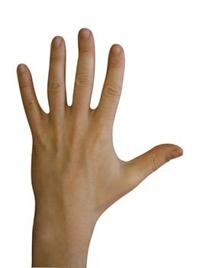
#> input picture data/mltest/LH/resize_1.jpg, 200 x 268 px, given in place of the camera
$ python test.py
#> lines starting #> are read from the running program, lines starting #| are printed output that depends on the picture; after the words box and inside, x2 and y2 are one past the last pixel; in counts of white or black regions, pixels touching at a corner belong together
from core import *
import cv2
import numpy as np

IMAGE_SIZE = 100


cap = cv2.VideoCapture(1)

while True:
	ret,frame = cap.read()
#> frame is the input picture: shape (268, 200, 3); mean B, G, R 195.8, 207.2, 219.4


	img = cv2.cvtColor(frame, cv2.COLOR_BGR2GRAY)
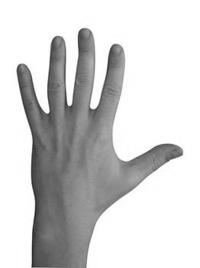
#> img: shape (268, 200); min 26, max 255, mean 209.6
	img = cv2.resize(img, (IMAGE_SIZE, IMAGE_SIZE))
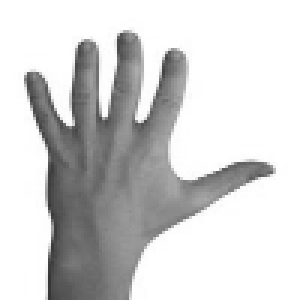
#> img: shape (100, 100) (shown 3 times larger); min 53, max 255, mean 209.5
	img = cv2.medianBlur(img,5)
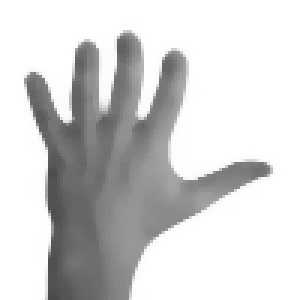
#> img: shape (100, 100) (shown 3 times larger); min 75, max 255, mean 210.3
	img = cv2.adaptiveThreshold(img,255,cv2.ADAPTIVE_THRESH_GAUSSIAN_C,cv2.THRESH_BINARY_INV,11,2)
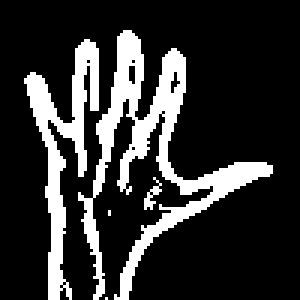
#> img: shape (100, 100) (shown 3 times larger); 19.4% white; 5 white regions (2 under 20 px), largest, box (x1, y1, x2, y2) and area: (26, 10, 91, 100) 1251, (8, 13, 33, 100) 666, (48, 59, 54, 70) 25

	kernel1 = np.ones((1,1),np.uint8)
	img = cv2.dilate(img,kernel1,iterations = 1)

	#img = cv2.morphologyEx(img, cv2.MORPH_CLOSE, kernel)
	kernel2 = np.ones((1,1),np.uint8)
	img = cv2.morphologyEx(img, cv2.MORPH_OPEN, kernel2)

	cv2.imshow("frame", img)


	k = cv2.waitKey(500) & 0xFF
#> (key Esc is pressed here)
	if (k == 27):
		break

# [7 lines of commented-out code are left out]

$ run again, on data/mltest/LH/resize_6.jpg
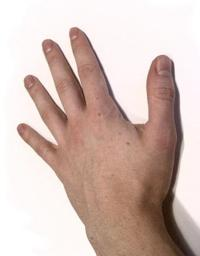
#> input picture data/mltest/LH/resize_6.jpg, 200 x 256 px, given in place of the camera
#> frame is the input picture: shape (256, 200, 3); mean B, G, R 182, 189.5, 210.3
#> `img = cv2.medianBlur(img,5)`:
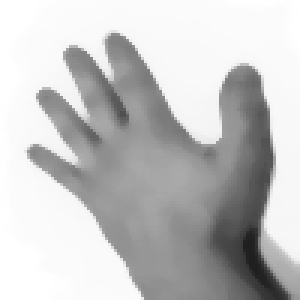
#> img: shape (100, 100) (shown 3 times larger); min 31, max 255, mean 195.5
#> `img = cv2.adaptiveThreshold(img,255,cv2.ADAPTIVE_THRESH_GAUSSIAN_C,cv2..`:
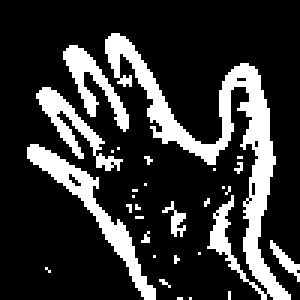
#> img: shape (100, 100) (shown 3 times larger); 20.3% white; 30 white regions (24 under 20 px), largest, box (x1, y1, x2, y2) and area: (35, 11, 97, 100) 1094, (9, 48, 52, 100) 372, (12, 29, 41, 57) 215, (21, 15, 43, 44) 207, (90, 80, 100, 94) 44, (54, 67, 62, 79) 37

$ run again, on data/mltest/LH/resize_8.jpg
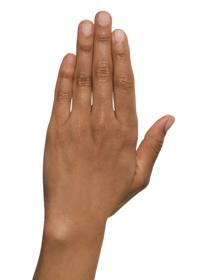
#> input picture data/mltest/LH/resize_8.jpg, 200 x 280 px, given in place of the camera
#> frame is the input picture: shape (280, 200, 3); mean B, G, R 189.1, 200.8, 219.9
#> `img = cv2.resize(img, (IMAGE_SIZE, IMAGE_SIZE))`:
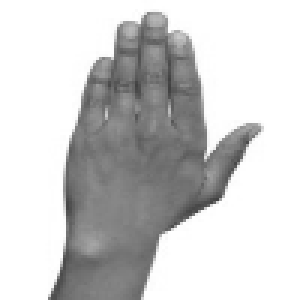
#> img: shape (100, 100) (shown 3 times larger); min 65, max 255, mean 205.1
#> `img = cv2.adaptiveThreshold(img,255,cv2.ADAPTIVE_THRESH_GAUSSIAN_C,cv2..`:
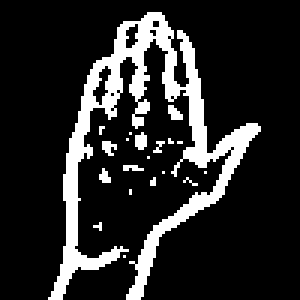
#> img: shape (100, 100) (shown 3 times larger); 15.9% white; 20 white regions (19 under 20 px), largest, box (x1, y1, x2, y2) and area: (16, 4, 87, 100) 1470

$ run again, on data/mltest/LH/resize_9.jpg
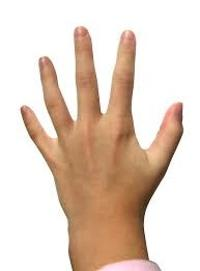
#> input picture data/mltest/LH/resize_9.jpg, 200 x 271 px, given in place of the camera
#> frame is the input picture: shape (271, 200, 3); mean B, G, R 194.9, 208.7, 227.5
#> `img = cv2.medianBlur(img,5)`:
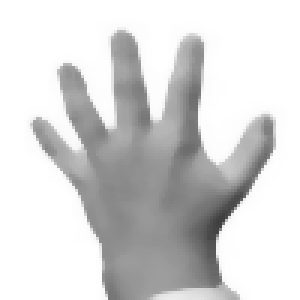
#> img: shape (100, 100) (shown 3 times larger); min 63, max 255, mean 213.6
#> `img = cv2.adaptiveThreshold(img,255,cv2.ADAPTIVE_THRESH_GAUSSIAN_C,cv2..`:
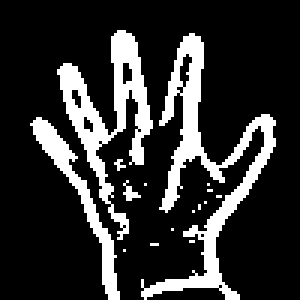
#> img: shape (100, 100) (shown 3 times larger); 19% white; 16 white regions (13 under 20 px), largest, box (x1, y1, x2, y2) and area: (47, 11, 92, 100) 891, (19, 10, 51, 80) 651, (10, 39, 40, 100) 312
